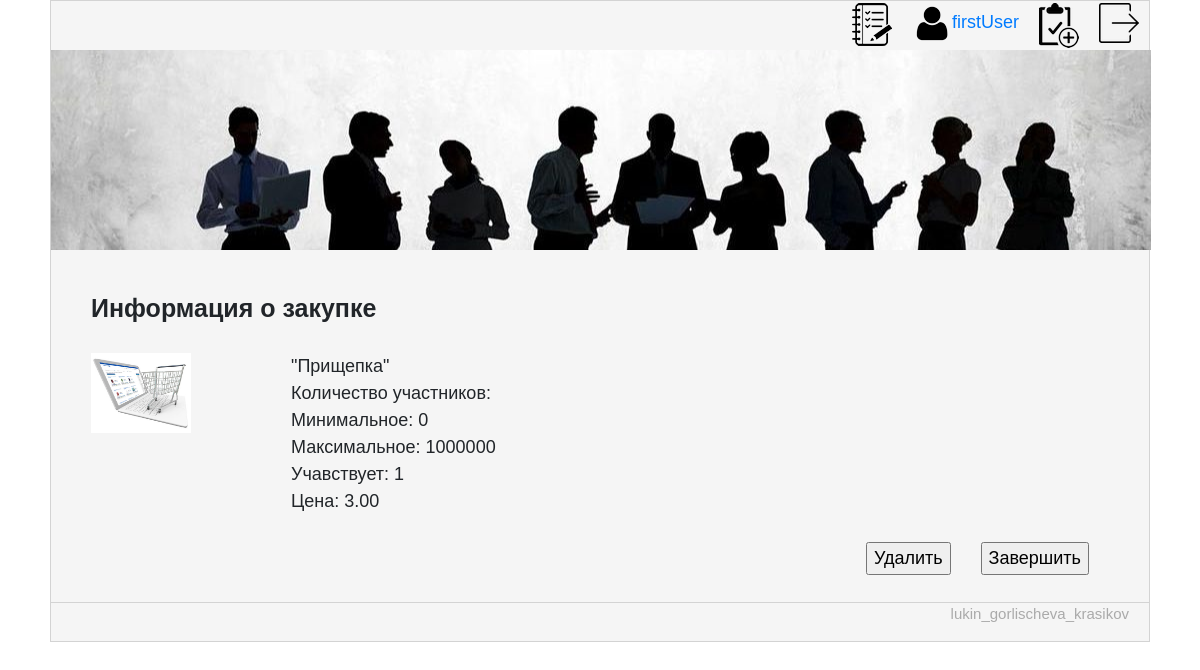
Screenshot of /lot?id=2 (signed in) with the database file from the repository.
### GroupBuyApp/models.py (models this page shows, shortened)
class Lot(models.Model):
    name = models.CharField(max_length=50)
    account = models.ForeignKey(Account, default=1, on_delete=models.CASCADE)
    price = models.DecimalField(max_digits=10, decimal_places=2)
    available = models.BooleanField(default=True)
    created = models.DateTimeField(auto_now_add=True)
    ended = models.DateTimeField(auto_now=True)
    minUsers = models.IntegerField(default=0)
    hasMax = models.BooleanField(default=False)
    maxUsers = models.IntegerField(default=1000000)
    usersJoin = models.IntegerField(default=1)
    description = models.CharField(max_length=256, default="")

### GroupBuyApp/views.py (the view)
# urls.py: url(r'^lot', views.lot_details),
def lot_details(request):
    lot_id = request.GET['id']
    lot = Lot.objects.get(pk=lot_id)
    author = Account.objects.get(pk=lot.account.user_id)
    user = auth.get_user(request)
    if user is not None:
        try:
            joined = AccountLot.objects.get(account_id=user.id, lot_id=lot_id) is not None
        except: joined = False
    else:
        joined = False
    return render(
        request,
        'buyInfo.html',
        {
            'lot': lot,
            'author': author,
            'user': auth.get_user(request),
            'joined': joined
        }
    )

### GroupBuyApp/templates/buyInfo.html (shortened to what this page needs)
{% load staticfiles  %}
<html>
	<head>
        <link rel="stylesheet" href="https://maxcdn.bootstrapcdn.com/bootstrap/4.0.0-beta.2/css/bootstrap.min.css">
        <link rel="stylesheet" href="{% static 'css/style.css' %}">
	</head>
<body>
<div class="page">
	<header>
	{% if user.is_authenticated %}
        <a href="/logout"><img alt="" src="{% static 'images/out.png' %}"></a>
	    <a href="/create"><img alt="" src="{% static 'images/new.png' %}"></a>
         <a href="/profile?id={{ user.id }}" class="prof"><img alt="" src="{% static 'images/prof.png' %}">{{ user.username }}</a>
    {% else %}
        <a href="/login"><img alt="" src="{% static 'images/prof.png' %}"></a>
    {% endif %}
	<a href="/listBuy"><img alt="" src="{% static 'images/list.png' %}"></a>
	<div class="header-img-home"></div>
	</header>
	<div class="content-box">
		<div class="cont">Информация о закупке</div>
		<div class="img-with-capt">
			<img src="{% static 'images/buy.jpg' %}"/>
		</div>
		<div class="text-left">
			 "{{ lot.name }}"<br>
			 Количество участников:
			 <br>
			 Минимальное: {{ lot.minUsers }}<br>
			 Максимальное: {{ lot.maxUsers }}
			 <br>
             Учавствует: {{ lot.usersJoin }}<br>
			 Цена: {{ lot.price }}<br>
			{% if user.is_authenticated and user.id == lot.account_id  %}
                {% if lot.available %}
                    <a href="/endLot?id={{ lot.id }}"><input type="button" value="Завершить" class="buttonCreate"></a>
                {% endif %}
                <a href="/deleteLot?id={{ lot.id }}"><input type="button" value="Удалить" class="buttonCreate"></a>
            {% endif %}
		</div>
	</div>
	<footer class="site-footer">
		<div class="copyrights"><p>lukin_gorlischeva_krasikov</p></div>
	</footer>
</div>
</body>
</html>

### GroupBuyApp/static/css/style.css (style rules this page uses)
.page { background-color:#F5F5F5; width:1100px; margin-left:auto; margin-right:auto; border:1px solid #D3D3D3; }
a { margin: 2px 10px; float:right; }
.header-img-home { clear:both; width:1100px; height:200px; background: url("../images/home-bg.jpg") no-repeat center; }
footer, .down-block { clear: both; border-top:1px solid #D3D3D3; font-size:16px; padding:30px; }
.site-footer { padding:0px 20px; font-size:18px; color:#aaaaaa; }
.copyrights { padding:0px; margin: 0px; text-align:right; font-size:15px; }
.img-with-capt { width:200px; height:110px; margin-bottom:30px; position: relative; display: table; float:left; }
.img-with-capt img { width:100px; height:80px; }
.text-left { margin-left:50px; }
input { font-size:16px; }
.buttonCreate { margin:25px 10px 25px 0; font-size:18px; }
.content-box { box-sizing: border-box; margin:40px 40px 60px 40px; }
.cont { font-size:25px; font-weight:bold; margin: 25px 0px; }

### rows the page displays
Lot: name "Прищепка", minUsers "0", maxUsers "1000000", usersJoin "1", price "3.00"

### other values shown
{{ user.username }} "firstUser"
